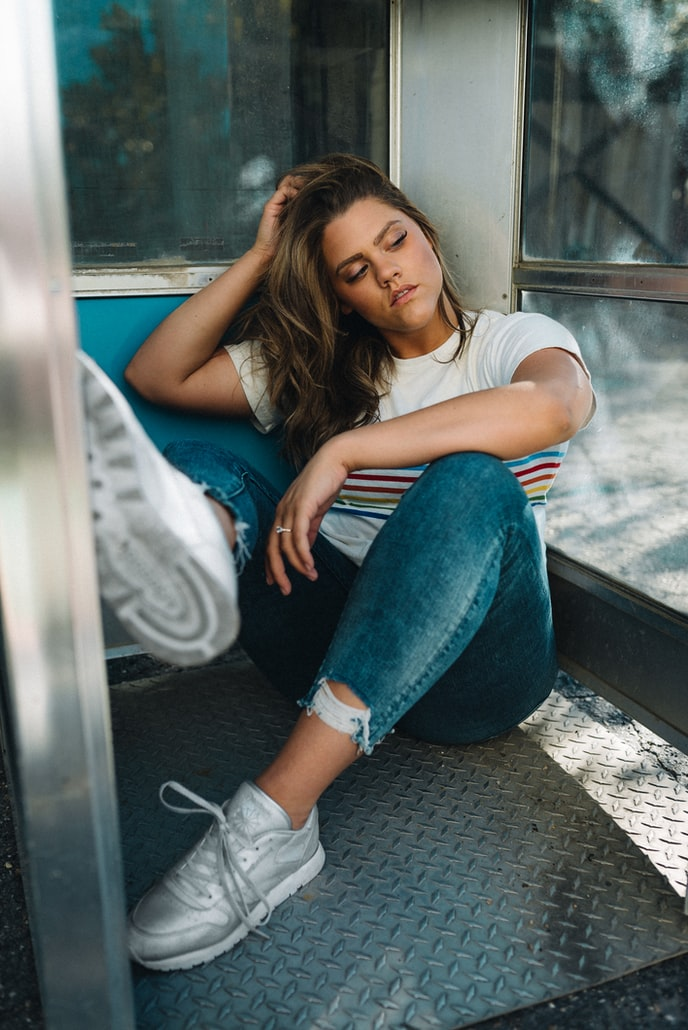
#> input picture Python others/photo.jpg, 688 x 1030 px, found by its file name
$ python cartoon_photo.py
#> lines starting #> are read from the running program, lines starting #| are printed output that depends on the picture; after the words box and inside, x2 and y2 are one past the last pixel; in counts of white or black regions, pixels touching at a corner belong together
import cv2

# loading image
img = cv2.imread("photo.jpg")
#> img is the input picture: shape (1030, 688, 3); mean B, G, R 100.6, 102.5, 92.2

# converting to gray, blurring, getting edges COLOR_BGR2GRAY
gray = cv2.cvtColor(img, cv2.COLOR_BGR2GRAY)
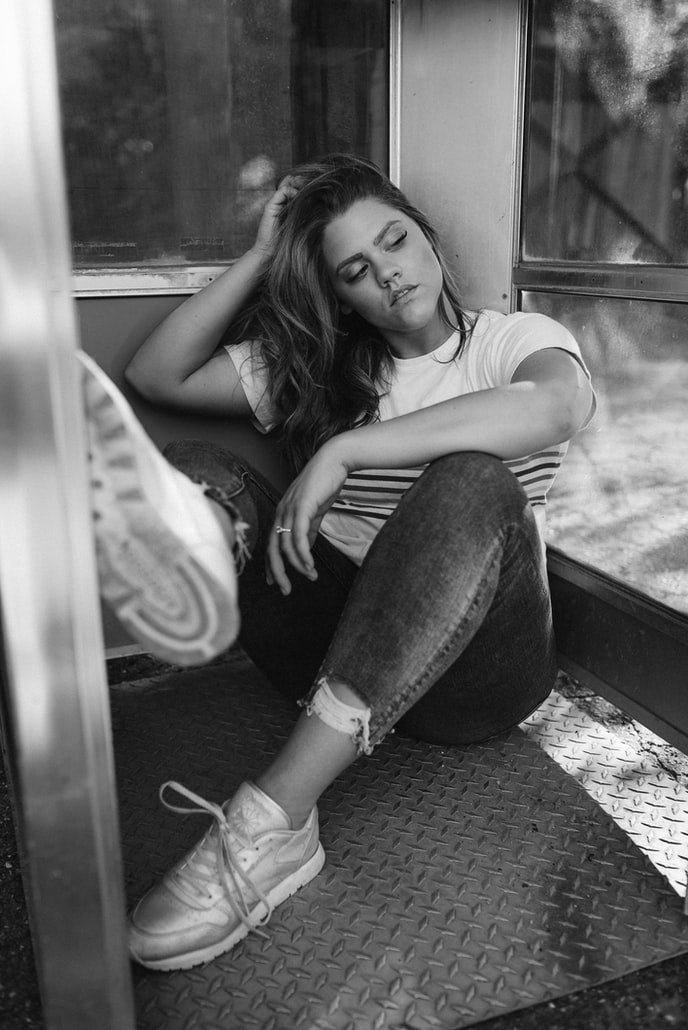
#> gray: shape (1030, 688); min 0, max 255, mean 99.2
gray = cv2.medianBlur(gray, 5)
edges = cv2.adaptiveThreshold(
    gray, 255, cv2.ADAPTIVE_THRESH_MEAN_C, cv2.THRESH_BINARY, 9, 9)
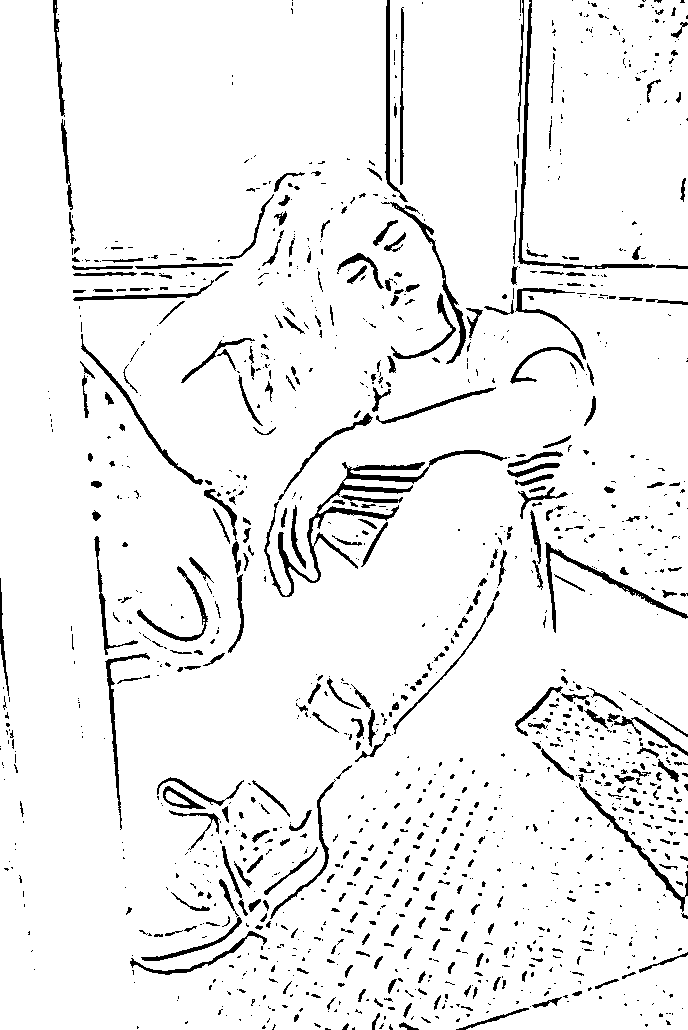
#> edges: shape (1030, 688); 93.8% white; 1339 black regions (962 under 20 px), largest, box (x1, y1, x2, y2) and area: (264, 450, 507, 597) 3101, (518, 0, 655, 269) 1360, (545, 542, 688, 633) 1061

# change for cartoon version
color = cv2.bilateralFilter(img, 10, 250, 250)
cartoon = cv2.bitwise_and(color, color, mask=edges)
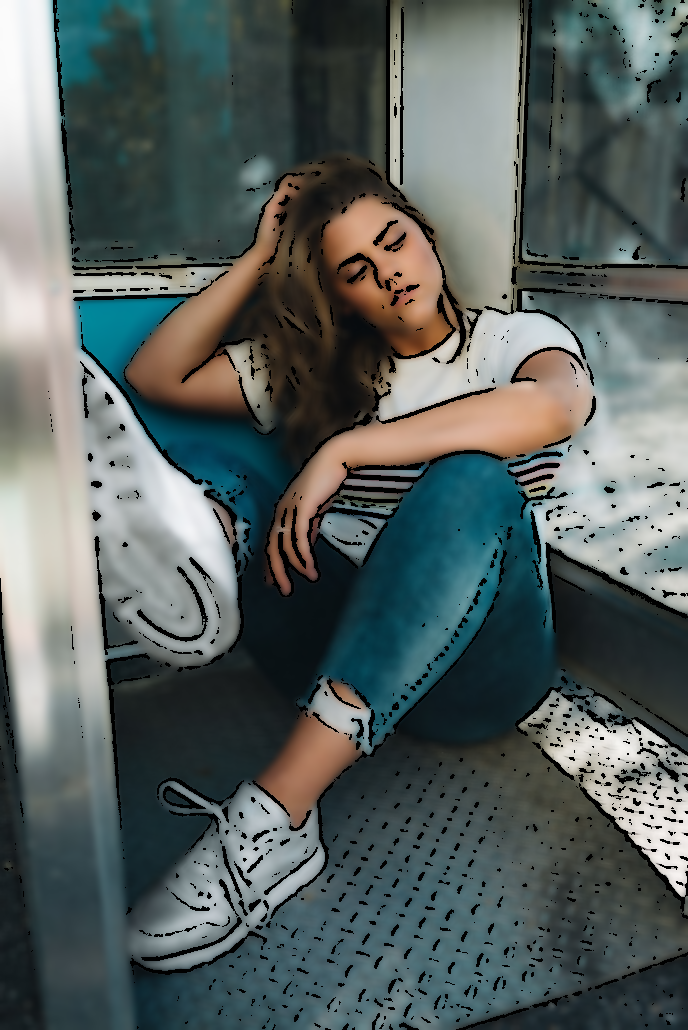
#> cartoon: shape (1030, 688, 3); mean B, G, R 95.1, 96.8, 87


cv2.imshow("Cartoon", cartoon)
cv2.waitKey(0)
cv2.destroyAllWindows()

$ run again, with Python others/ws.jpg copied over Python others/photo.jpg
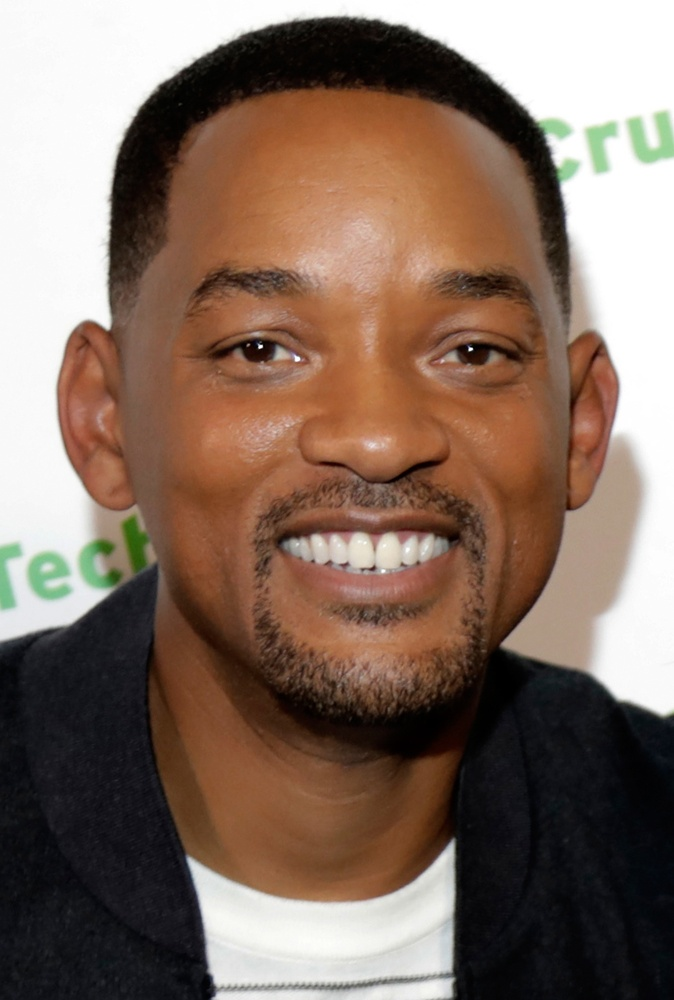
#> input picture Python others/ws.jpg, 674 x 1000 px, shrunk from 941 x 1397 before the run, found by its file name
#> img is the input picture: shape (1000, 674, 3); mean B, G, R 97.4, 110.3, 132.1
#> `edges = cv2.adaptiveThreshold( gray, 255, cv2.ADAPTIVE_THRESH_MEAN_C, ..`:
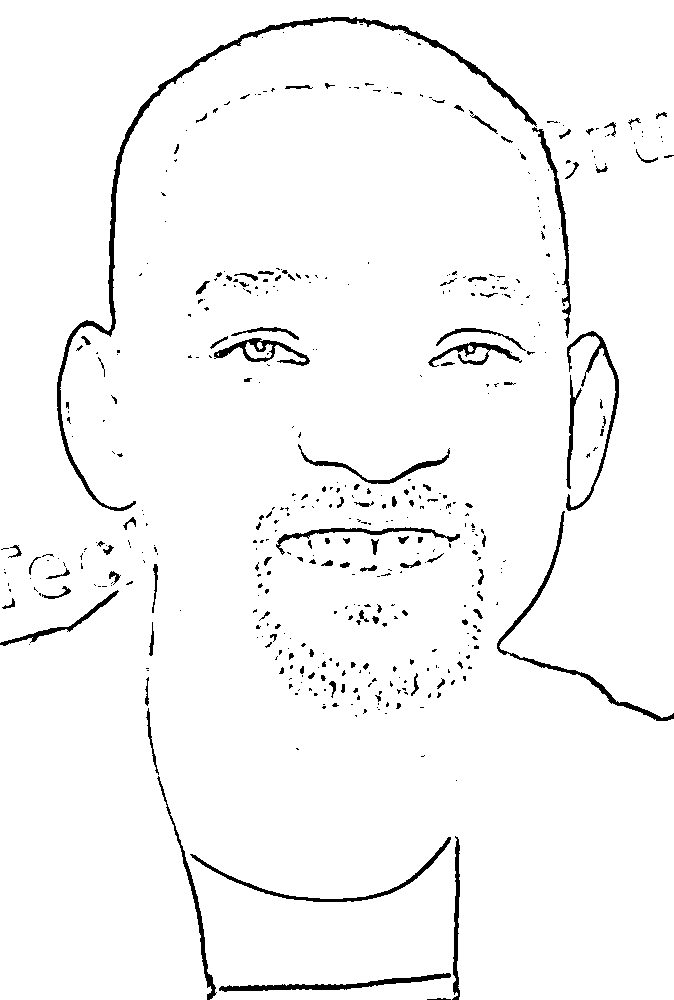
#> edges: shape (1000, 674); 96.8% white; 466 black regions (350 under 20 px), largest, box (x1, y1, x2, y2) and area: (57, 17, 537, 511) 4274, (497, 511, 674, 721) 1405, (219, 973, 451, 992) 1162
#> `cartoon = cv2.bitwise_and(color, color, mask=edges)`:
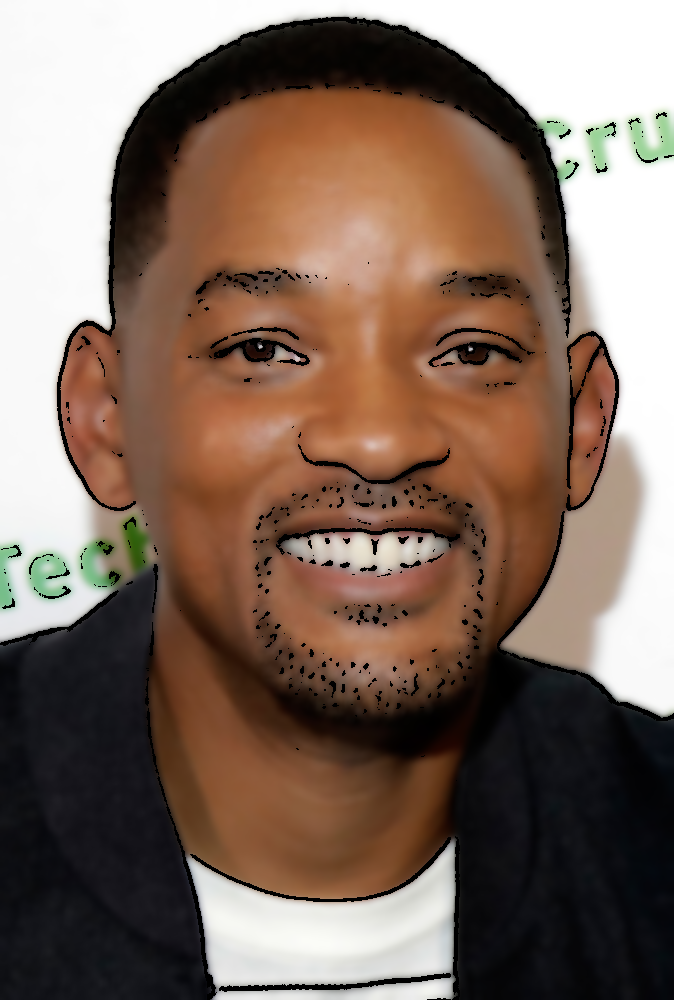
#> cartoon: shape (1000, 674, 3); mean B, G, R 95.2, 107.8, 129
